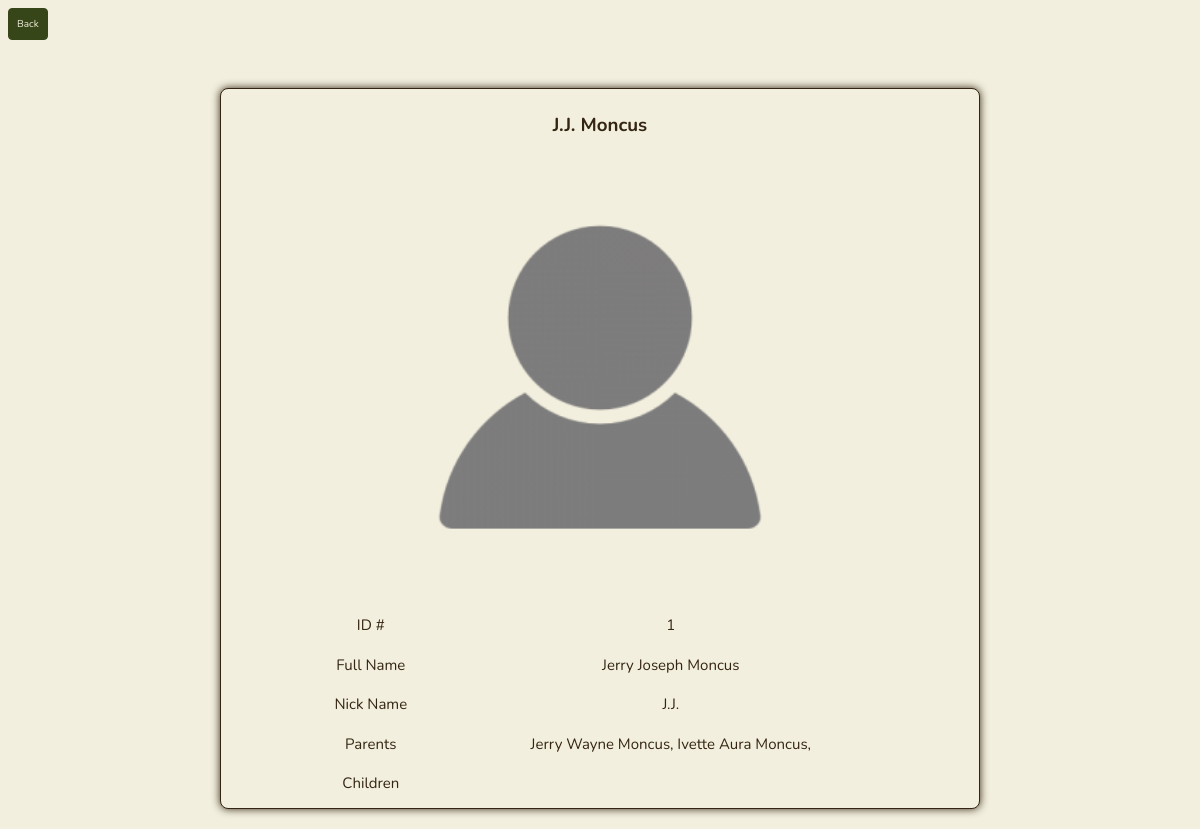
Page /card_focus/1 on the earlier database version.
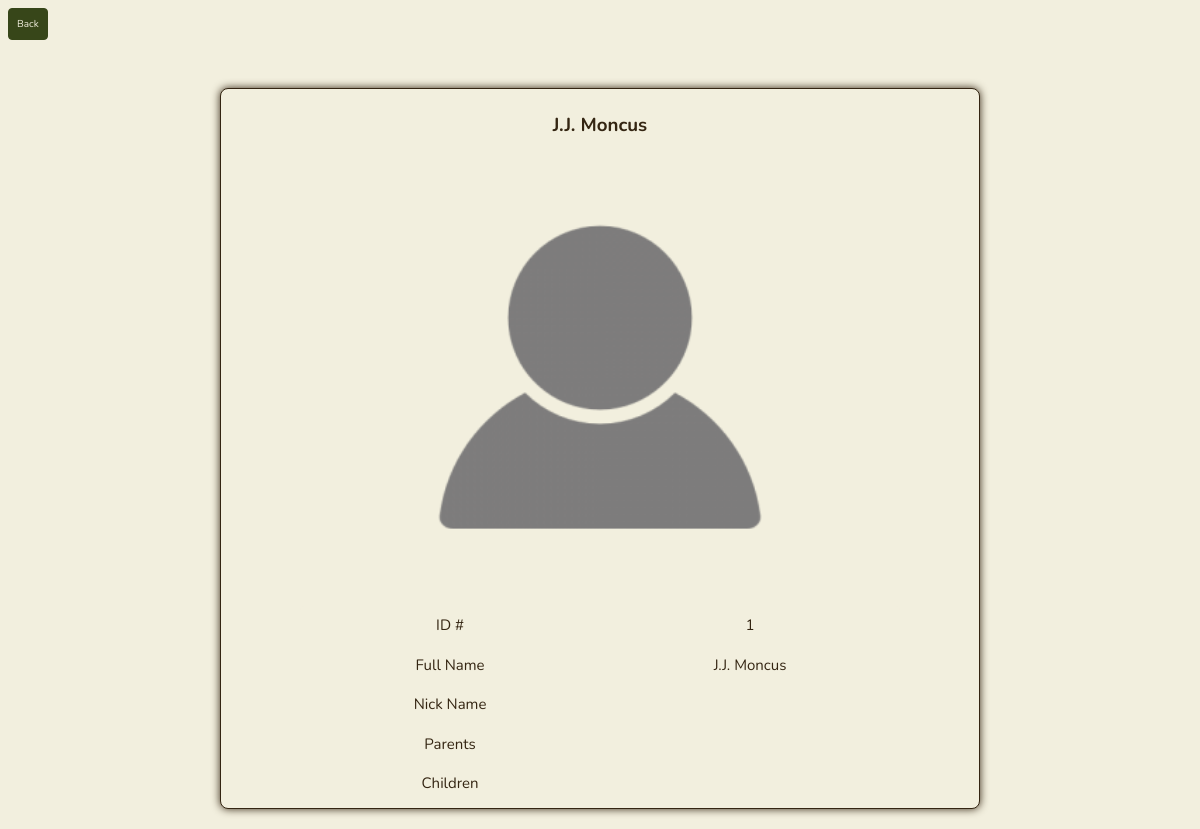
Same page on the later database version.
### app.py (models this page shows, shortened)
class Person(db.Model):
    id = db.Column(db.Integer, primary_key=True)
    first_name = db.Column(db.String(200), nullable=False)
    last_name = db.Column(db.String(200), nullable=False)
    middle_name = db.Column(db.String(200), nullable=False, default='')
    nick_name = db.Column(db.String(200), nullable=False, default='')
    date_created = db.Column(db.DateTime, default=datetime.utcnow)
    parents = db.relationship('Person',
                              secondary = person_parent_association,
                              primaryjoin = id == person_parent_association.c.person_id,
                              secondaryjoin = id == person_parent_association.c.parent_id,
                              backref = db.backref('children', lazy='dynamic'))

### app.py (the view)
@app.route('/card_focus/<int:id>', methods=['POST', 'GET'])
def card_focus(id):
    person = Person.query.get_or_404(id)
    if request.method == 'POST':
        return redirect('/')
    else:
        return render_template('card_focus.html', person=person)

### templates/card_focus.html (shortened to what this page needs)
{% extends 'base.html' %}
{% block body %}
<div class="" id="full-card-focus-page">
    <a class="btn" id='back_to_tree' href="/">Back</a>
    <div class='card-focus-page' id="main-content">
        <div class="card-focus-container">
            <div class="card-focus">
                <div class="card-focus-content">
                    {% if person.nick_name == "" %}
                    <h3>{{person.first_name}} {{person.last_name}}</h3>
                    {% else %}
                    <h3>{{person.nick_name}} {{person.last_name}}</h3>
                    {% endif %}
                    <img src="{{ url_for('static', filename='logos/empty-prof-pic.png') }}" alt="Profile Picture">
                    <table class="borderless" id="info-table">
                        <tr>
                            <td>ID #</td>
                            <td>{{ person.id }}</td>
                        </tr>
                        <tr>
                            <td>Full Name</td>
                            <td>{{ person.first_name }} {{ person.middle_name }} {{ person.last_name }}</td>
                        </tr>
                        <tr>
                            <td>Nick Name</td>
                            <td>{{ person.nick_name }}</td>
                        </tr>
                        <tr>
                            <td>Parents</td>
                            <td>
                                {% for person in person.parents %}
                                {{ person.first_name }} {{ person.middle_name }} {{ person.last_name }},
                                {% endfor %}
                            </td>
                        </tr>
                        <tr>
                            <td>Children</td>
                            <td>
                            </td>
                        </tr>
                    </table>
                </div>
            </div>
        </div>
    </div>
</div>
{% endblock %}

### templates/base.html (shortened to what this page needs)
<!DOCTYPE html>
<html lang="en">
<head>
    <link rel="stylesheet" href="{{ url_for('static', filename='css/main.css') }}">
    <link rel="stylesheet" href="{{ url_for('static', filename='css/grid.css') }}">
    <link rel="stylesheet" href="{{ url_for('static', filename='css/splash.css') }}">
    <link rel="stylesheet" href="{{ url_for('static', filename='css/buttons.css') }}">
    <link rel="stylesheet" href="{{ url_for('static', filename='css/cards-main.css') }}">
    <link rel="stylesheet" href="{{ url_for('static', filename='css/cards-focus.css') }}">
    <link rel="stylesheet" href="{{ url_for('static', filename='css/forms.css') }}">
    <link rel="stylesheet" href="{{ url_for('static', filename='css/tables.css') }}">
    <link rel="stylesheet" href="{{ url_for('static', filename='css/parent-child.css') }}">
</head>
<body>
    {% block body %}
    {% endblock %}
</body>
</html>

### static/css/main.css (style rules this page uses)
:root { --main-black: #0a0a0a; --main-white: #fff; --main-bg-color: #f2efde; --main-bg-border-color: #342512; --main-text-color: #342512; --main-secondary-text-color: #9d864d; --main-hover-text-color: #f2efde; --main-item-color: #374619; --main-item-border-color: #374619; --main-item-color-hover: #7e883d; --main-dark-brown: #342512; --main-light-brown: #9d864d; --main-cream: #f2efde; --main-light-green: #7e883d; --main-dark-green: #374619; }
body { margin: 0px; padding: 0px; box-sizing: border-box; font-family: Nunito, sans-serif; background-color: var(--main-cream); color: var(--main-dark-brown); }

### static/css/buttons.css (style rules this page uses)
.btn { display: inline-block; font-size: 10px; padding: 8px; background-color: var(--main-dark-green); text-decoration: none; border: solid 1px var(--main-dark-green); border-radius: 4px; margin: 8px; color: var(--main-cream); }

### static/css/cards-focus.css (style rules this page uses)
.card-focus-page { display: flex; justify-content: center; align-items: center; }
.card-focus-container { width: 75%; max-width: 800px; display: flex; justify-content: center; flex-wrap: wrap; margin-top: 20px; }
.card-focus { width: 100%; background-color: var(--main-cream); border-radius: 8px; border: solid 1px var(--main-dark-brown); overflow: hidden; box-shadow: 0px 0px 8px var(--main-dark-brown); margin: 20px; }
.card-focus-content { padding: 4px; display: flex; flex-direction: column; align-items: center; justify-content: center; }
.card-focus-content img { width: 60%; height: auto; }
#info-table { color: var(--main-dark-brown); font-size: 15px; line-height: 1.3; background-color: var(--main-cream); border-radius: 4px; }
#info-table td { border: none; }

### static/css/tables.css (style rules this page uses)
table { margin: auto; border-collapse: collapse; width: 80%; background-color: var(--main-cream); }
tr { height: 25px; }
td, th { text-align: center; padding: 10px; }
.bordered th, td { border: solid 1px var(--main-dark-brown); }
.borderless th, td { border: none; }

Differences in the rows shown:
no longer on this page (row edited): Person: first_name "Jerry", middle_name "Wayne", last_name "Moncus"
no longer on this page (row edited): Person: first_name "Ivette", middle_name "Aura", last_name "Moncus"
changed Person "Moncus": first_name (not shown) → "J.J."; first_name "Jerry" → "J.J."; nick_name "J.J." → (not shown); middle_name "Joseph" → (not shown)
